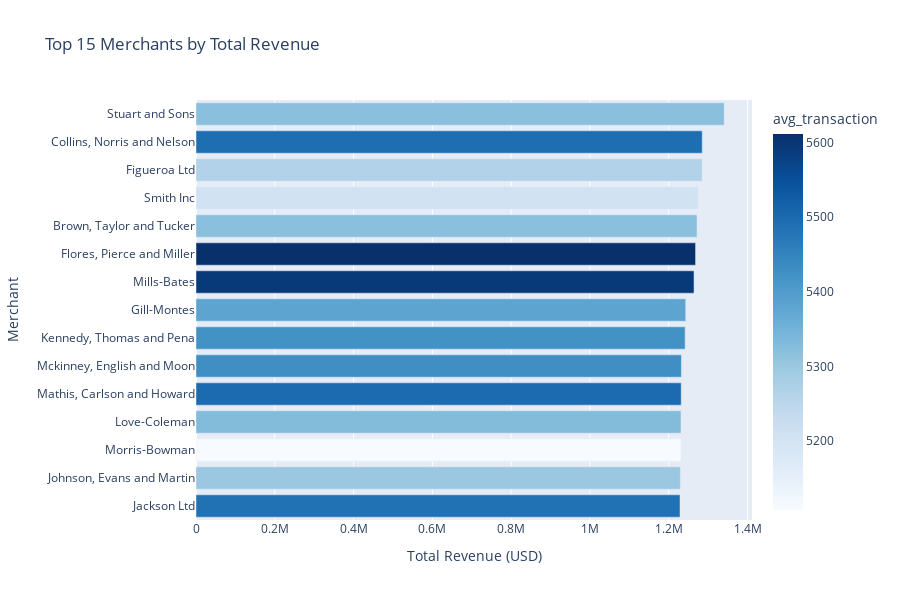

Source (notebook cell):
### Code cell
# Visualize top merchants
fig = px.bar(df_top_merchants.head(15),
             x='total_revenue',
             y='merchant_name',
             orientation='h',
             title='Top 15 Merchants by Total Revenue',
             labels={'total_revenue': 'Total Revenue (USD)', 'merchant_name': 'Merchant'},
             color='avg_transaction',
             color_continuous_scale='Blues')

fig.update_layout(height=600, yaxis={'categoryorder':'total ascending'})
fig.show()

### Figure 1 — Plotly figure (JSON) as saved in the notebook; plotly's stock layout.template omitted (floating-point values rounded to 4 significant figures)
{"data": [{"hovertemplate": "Total Revenue (USD)=%{x}<br>Merchant=%{y}<br>avg_transaction=%{marker.color}<extra></extra>", "legendgroup": "", "marker": {"color": [5321.0, 5492.0, 5266.0, 5204.0, 5322.0, 5611.0, 5594.0, 5382.0, 5422.0, 5428.0, 5499.0, 5330.0, 5108.0, 5300.0, 5485.0], "coloraxis": "coloraxis", "pattern": {"shape": ""}}, "name": "", "orientation": "h", "showlegend": false, "textposition": "auto", "type": "bar", "x": [1341000.0, 1285000.0, 1285000.0, 1275000.0, 1272000.0, 1268000.0, 1264000.0, 1243000.0, 1242000.0, 1232000.0, 1232000.0, 1231000.0, 1231000.0, 1230000.0, 1229000.0], "xaxis": "x", "y": ["Stuart and Sons", "Collins, Norris and Nelson", "Figueroa Ltd", "Smith Inc", "Brown, Taylor and Tucker", "Flores, Pierce and Miller", "Mills-Bates", "Gill-Montes", "Kennedy, Thomas and Pena", "Mckinney, English and Moon", "Mathis, Carlson and Howard", "Love-Coleman", "Morris-Bowman", "Johnson, Evans and Martin", "Jackson Ltd"], "yaxis": "y"}], "layout": {"barmode": "relative", "coloraxis": {"colorbar": {"title": {"text": "avg_transaction"}}, "colorscale": [[0, "rgb(247,251,255)"], [0.125, "rgb(222,235,247)"], [0.25, "rgb(198,219,239)"], [0.375, "rgb(158,202,225)"], [0.5, "rgb(107,174,214)"], [0.625, "rgb(66,146,198)"], [0.75, "rgb(33,113,181)"], [0.875, "rgb(8,81,156)"], [1, "rgb(8,48,107)"]]}, "height": 600, "legend": {"tracegroupgap": 0}, "title": {"text": "Top 15 Merchants by Total Revenue"}, "xaxis": {"anchor": "y", "domain": [0, 1], "title": {"text": "Total Revenue (USD)"}}, "yaxis": {"anchor": "x", "categoryorder": "total ascending", "domain": [0, 1], "title": {"text": "Merchant"}}}}
